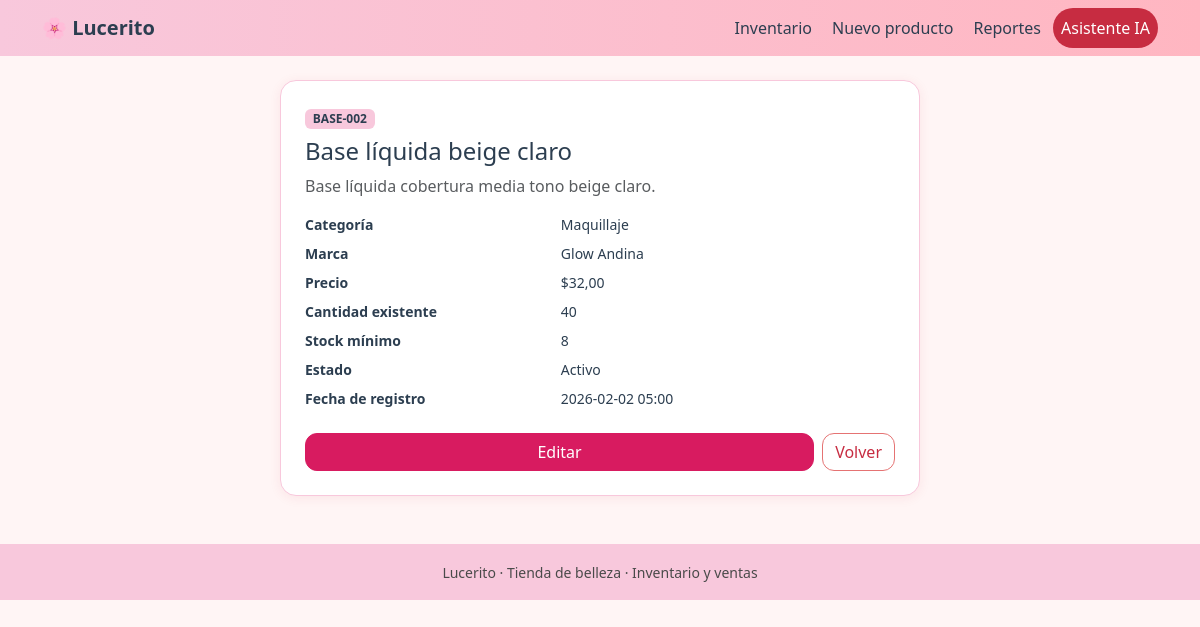
/producto/2/, run on the app's committed database.
### inventario/models.py (models this page shows, shortened)
class Producto(models.Model):
    CATEGORIAS = [
        ('Maquillaje', 'Maquillaje'),
        ('Cuidado facial', 'Cuidado facial'),
        ('Cuidado capilar', 'Cuidado capilar'),
        ('Cuidado corporal', 'Cuidado corporal'),
        ('Perfumería', 'Perfumería'),
        ('Uñas', 'Uñas'),
        ('Accesorios de belleza', 'Accesorios de belleza'),
    ]
    id = models.AutoField(primary_key=True)
    codigo = models.CharField(max_length=30, unique=True, verbose_name='Código')
    nombre = models.CharField(max_length=120, verbose_name='Nombre')
    descripcion = models.TextField(blank=True, verbose_name='Descripción')
    categoria = models.CharField(max_length=30, choices=CATEGORIAS, verbose_name='Categoría')
    marca = models.CharField(max_length=80, blank=True, verbose_name='Marca')
    precio = models.DecimalField(
        max_digits=10, decimal_places=2,
        validators=[MinValueValidator(0)], verbose_name='Precio',
    )
    cantidad_existente = models.IntegerField(
        validators=[MinValueValidator(0)], verbose_name='Cantidad existente',
    )
    stock_minimo = models.IntegerField(
        validators=[MinValueValidator(0)], verbose_name='Stock mínimo',
    )
    estado = models.BooleanField(default=True, verbose_name='Activo')
    fecha_registro = models.DateTimeField(auto_now_add=True, verbose_name='Fecha de registro')
    class Meta:
        ordering = ['nombre']
        verbose_name = 'Producto'
        verbose_name_plural = 'Productos'

### inventario/views.py (the view)
# urls.py: path('producto/<int:pk>/', views.producto_detail, name='producto_detail'),
def producto_detail(request, pk):
    producto = get_object_or_404(Producto, pk=pk)
    return render(request, 'inventario/producto_detail.html', {'producto': producto})

### inventario/templates/inventario/producto_detail.html (shortened to what this page needs)
{% extends 'inventario/base.html' %}
{% block content %}
<div class="card-lucerito p-4 mx-auto form-lucerito">
  <span class="badge badge-lucerito">{{ producto.codigo }}</span>
  <h1 class="h4 mt-2">{{ producto.nombre }}</h1>
  <p class="text-muted">{{ producto.descripcion|default:'Sin descripción.' }}</p>
  <dl class="row small">
    <dt class="col-5">Categoría</dt><dd class="col-7">{{ producto.categoria }}</dd>
    <dt class="col-5">Marca</dt><dd class="col-7">{{ producto.marca|default:'—' }}</dd>
    <dt class="col-5">Precio</dt><dd class="col-7">${{ producto.precio }}</dd>
    <dt class="col-5">Cantidad existente</dt><dd class="col-7">{{ producto.cantidad_existente }}</dd>
    <dt class="col-5">Stock mínimo</dt><dd class="col-7">{{ producto.stock_minimo }}</dd>
    <dt class="col-5">Estado</dt><dd class="col-7">{% if producto.estado %}Activo{% else %}Inactivo{% endif %}</dd>
    <dt class="col-5">Fecha de registro</dt><dd class="col-7">{{ producto.fecha_registro|date:'Y-m-d H:i' }}</dd>
  </dl>
  <div class="d-flex gap-2">
    <a class="btn btn-lucerito flex-fill" href="{% url 'producto_update' producto.pk %}">Editar</a>
    <a class="btn btn-outline-lucerito" href="{% url 'producto_list' %}">Volver</a>
  </div>
</div>
{% endblock %}

### inventario/static/inventario/css/styles.css (style rules this page uses)
:root { --rosa-suave: #F8C8DC; --rosa-claro: #FFB6C1; --crema: #FFF5F5; --fondo: #FAFAFA; --carmesi: #C72C41; --vino: #D81B60; --rosa-medio: #E57373; --texto: #2C3E50; --gris: #4A4A4A; }
body { background: var(--crema); color: var(--texto); font-family: 'Segoe UI', system-ui, sans-serif; }
.card-lucerito { background: #fff; border: 1px solid var(--rosa-suave); border-radius: 16px; box-shadow: 0 2px 12px rgba(199,44,65,.08); }
.btn-lucerito { background: var(--vino); border-color: var(--vino); color: #fff; border-radius: 12px; }
.btn-outline-lucerito { border: 1px solid var(--rosa-medio); color: var(--carmesi); border-radius: 12px; }
.badge-lucerito { background: var(--rosa-suave); color: var(--texto); }
.form-lucerito { max-width: 640px; }

### data on the page
Producto: codigo "BASE-002", nombre "Base líquida beige claro", descripcion "Base líquida cobertura media tono beige claro.", categoria "Maquillaje", marca "Glow Andina", precio "32,00", cantidad_existente "40", stock_minimo "8", fecha_registro "2026-02-02 05:00"
